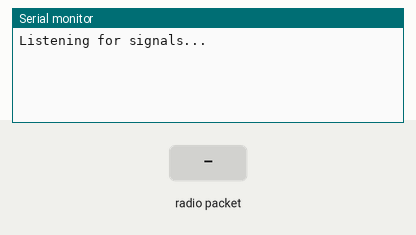
The program below on a simulated ESP32-C3. Parts: the last lines printed to the serial monitor. Inputs (shaded band) come from the test bench. No radio packets arrive unless stated.

Above: at 1.2 s.
1.3 s: radio packet "1" arrives
At 2.0 s:
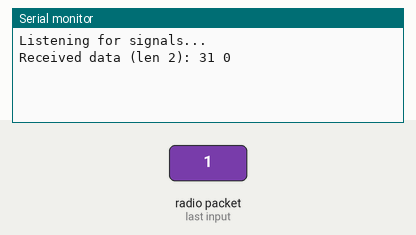
2.8 s: radio packet "0" arrives
At 3.1 s:
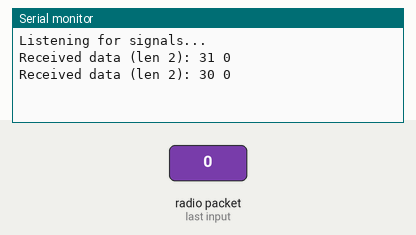
4.3 s: radio packet "2" arrives
At 5.5 s:
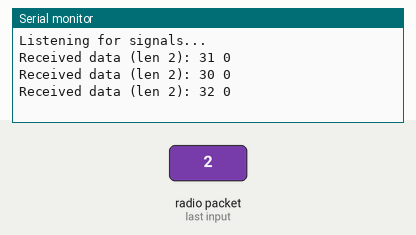

The program:

main.cpp
```cpp
#include <SPI.h>
#include <nRF24L01.h>
#include <RF24.h>

RF24 radio(2, 3); // CE, CSN pins

void setup() {
  Serial.begin(115200);

  if (!radio.begin()) {
    Serial.println("Radio init failed");
    while (1);
  }

  radio.setAutoAck(false);
  radio.setPALevel(RF24_PA_MAX);
  radio.setDataRate(RF24_1MBPS);
  radio.setChannel(76); // Try different channels (0-125)
  radio.enableDynamicPayloads(); // <-- Add this line
  radio.openReadingPipe(0, 0xF0F0F0F0E1LL); // Use a non-zero 5-byte address
  radio.startListening();

  Serial.println("Listening for signals...");
}

void loop() {
  if (radio.available()) {
    uint8_t len = radio.getDynamicPayloadSize();
    if (len > 0 && len <= 32) {
      uint8_t data[32];
      radio.read(&data, len);

      Serial.print("Received data (len ");
      Serial.print(len);
      Serial.print("): ");
      for (int i = 0; i < len; i++) {
        Serial.print(data[i], HEX);
        Serial.print(" ");
      }
      Serial.println();
    }
  }
}
```

Measured:
- after the input at 1.3 s, the serial monitor: prints a new line at once (image 1)
- after the input at 2.8 s, the serial monitor: prints a new line at once (image 2)
- after the input at 4.3 s, the serial monitor: prints a new line at once (image 3)
